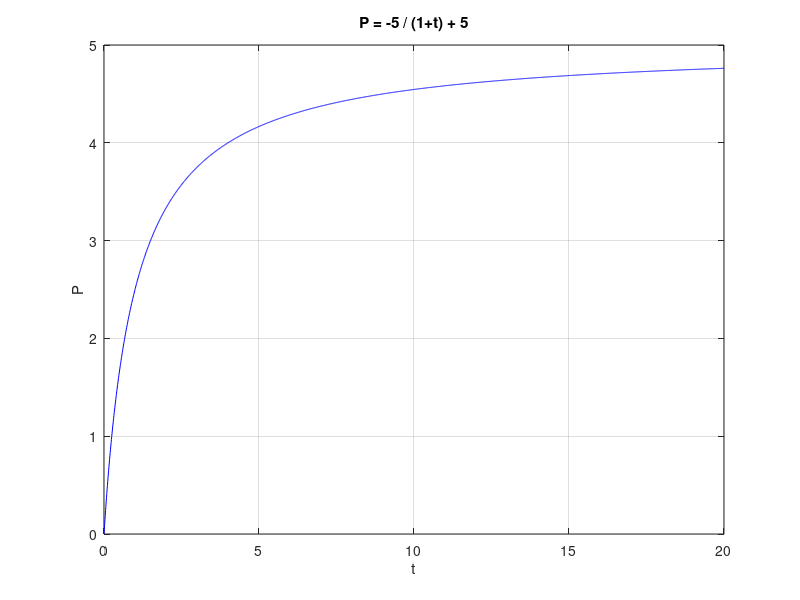

Reproduce this figure in MATLAB.
close all

% Graph of  P = -\frac{5}{1+t} + 5
t=0:0.01:20;
P= -5./(1+t) + 5;
plot(t,P,'b');
hold on
grid on;

% The t axis
% t=linspace(0,20,2);
% P=0*t;
% plot(t,P,'k');

% The P axis
% P=linspace(0,5,2);
% t=0*P;
% plot(t,P,'k');

% The title and the labels
xlabel('t');
ylabel('P');
title('P = -5 / (1+t) + 5');

% axis([0, 20, 0, 5])
